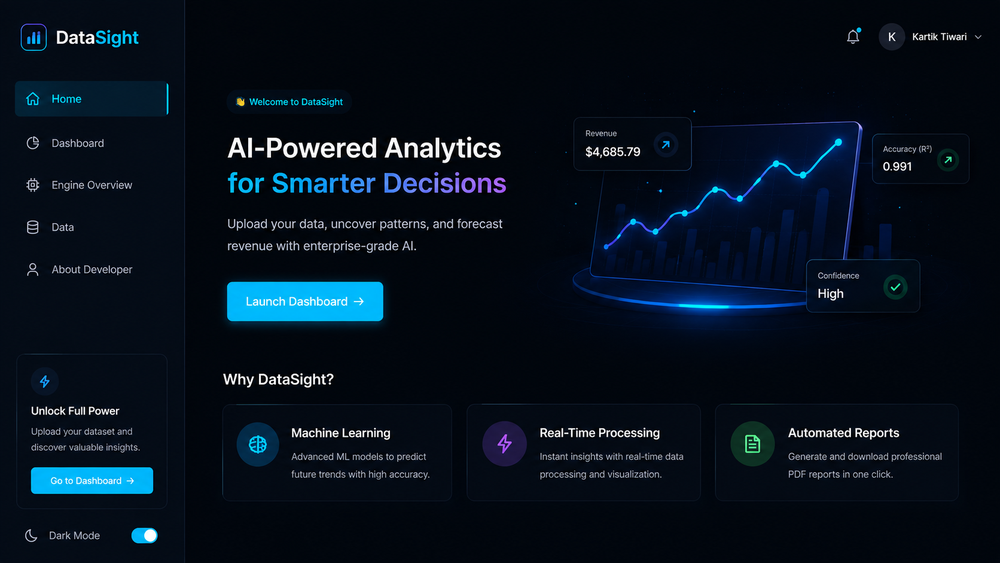
#> input picture Open CV/ChatGPT Image Aug 5, 2026, 06_56_32 PM.png, 1000 x 563 px, shrunk from 1672 x 941 before the run, found by its file name
$ python Cropping.py
#> lines starting #> are read from the running program, lines starting #| are printed output that depends on the picture
import cv2

image = cv2.imread(r'C:\Users\dell\Desktop\Open CV\ChatGPT Image Aug 5, 2026, 06_56_32 PM.png')
#> image is the input picture: shape (563, 1000, 3); mean B, G, R 28.8, 16.9, 6.3
cropped = image[100:200 , 50:150 ]
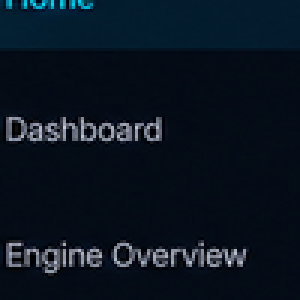
#> cropped: shape (100, 100, 3) (shown 3 times larger); mean B, G, R 32.5, 20.7, 10.1

cv2.imshow("Original", image)
cv2.imshow("Cropped" , cropped)

cv2.waitKey(0)
cv2.destroyAllWindows()
